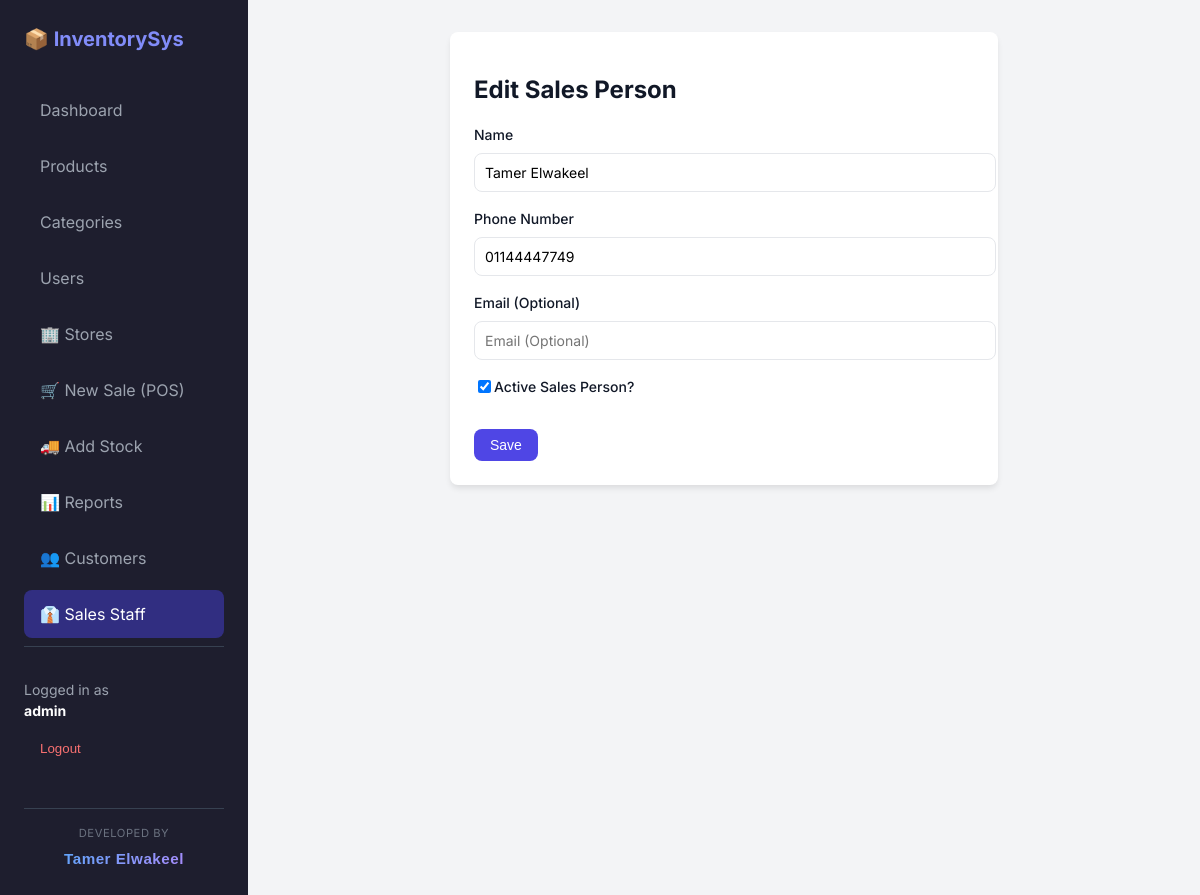
/salespeople/1/edit/ (signed in), run on the app's committed database.
### inventory/models.py (models this page shows, shortened)
class SalesPerson(models.Model):
    name = models.CharField(max_length=100)
    phone = models.CharField(max_length=20, unique=True)
    email = models.EmailField(blank=True, null=True)
    is_active = models.BooleanField(default=True)

### inventory/views.py (the view)
# urls.py: path('salespeople/<int:pk>/edit/', views.salesperson_update, name='salesperson_update'),
@user_passes_test(lambda u: u.is_superuser)
def salesperson_update(request, pk):
    p = get_object_or_404(SalesPerson, pk=pk)
    if request.method == 'POST':
        form = SalesPersonForm(request.POST, instance=p)
        if form.is_valid():
            form.save()
            return redirect('salesperson_list')
    else:
        form = SalesPersonForm(instance=p)
    return render(request, 'inventory/salesperson_form.html', {'form': form, 'title': 'Edit Sales Person'})

### inventory/forms.py
class SalesPersonForm(forms.ModelForm):
    class Meta:
        model = SalesPerson
        fields = ['name', 'phone', 'email', 'is_active']
        widgets = {
            'name': forms.TextInput(attrs={'class': 'form-input', 'placeholder': 'Full Name'}),
            'phone': forms.TextInput(attrs={'class': 'form-input', 'placeholder': 'Phone Number'}),
            'email': forms.EmailInput(attrs={'class': 'form-input', 'placeholder': 'Email (Optional)'}),
            'is_active': forms.CheckboxInput(attrs={'class': 'form-checkbox h-5 w-5'}),
        }

### templates/inventory/salesperson_form.html (shortened to what this page needs)
{% extends 'base.html' %}
{% block content %}
<div class="card" style="max-width: 500px; margin: 0 auto;">
    <h1 class="mb-4" style="font-size: 1.5rem; font-weight: 700;">{{ title }}</h1>
    <form method="post">
        <div class="form-group">
            <label class="form-label">Name</label>
            {{ form.name }}
        </div>
        <div class="form-group">
            <label class="form-label">Phone Number</label>
            {{ form.phone }}
        </div>
        <div class="form-group">
            <label class="form-label">Email (Optional)</label>
            {{ form.email }}
        </div>
        <div class="form-group flex items-center gap-2">
            {{ form.is_active }}
            <label class="form-label" style="margin-bottom: 0;">Active Sales Person?</label>
        </div>
        <button type="submit" class="btn btn-primary w-full" style="margin-top: 1rem;">Save</button>
    </form>
</div>
{% endblock %}

### templates/base.html (shortened to what this page needs)
{% load static %}
<!DOCTYPE html>
<html lang="en">
<head>
    <link rel="stylesheet" href="{% static 'css/style.css' %}">
</head>
<body>
    <div class="layout">
        <aside class="sidebar">
            <div class="sidebar-title">📦 InventorySys</div>
            <nav>
                <a href="{% url 'dashboard' %}"
                    class="nav-link {% if request.resolver_match.url_name == 'dashboard' %}active{% endif %}">
                    Dashboard
                </a>
                <a href="{% url 'product_list' %}"
                    class="nav-link {% if 'product' in request.resolver_match.url_name %}active{% endif %}">
                    Products
                </a>
                <a href="{% url 'category_list' %}"
                    class="nav-link {% if 'category' in request.resolver_match.url_name %}active{% endif %}">
                    Categories
                </a>
                {% if request.user.is_superuser %}
                <a href="{% url 'user_list' %}"
                    class="nav-link {% if 'user' in request.resolver_match.url_name %}active{% endif %}">Users</a>
                <a href="{% url 'store_list' %}"
                    class="nav-link {% if 'store' in request.resolver_match.url_name %}active{% endif %}">🏢 Stores</a>
                {% endif %}
                <a href="{% url 'pos' %}"
                    class="nav-link {% if 'pos' in request.resolver_match.url_name %}active{% endif %}">
                    🛒 New Sale (POS)
                </a>
                <a href="{% url 'purchase' %}"
                    class="nav-link {% if 'purchase' in request.resolver_match.url_name %}active{% endif %}">
                    🚚 Add Stock
                </a>
                <a href="{% url 'reports' %}"
                    class="nav-link {% if 'reports' in request.resolver_match.url_name %}active{% endif %}">
                    📊 Reports
                </a>
                <a href="{% url 'customer_list' %}"
                    class="nav-link {% if 'customer' in request.resolver_match.url_name %}active{% endif %}">
                    👥 Customers
                </a>
                <a href="{% url 'salesperson_list' %}"
                    class="nav-link {% if 'salesperson' in request.resolver_match.url_name %}active{% endif %}">
                    👔 Sales Staff
                </a>
            </nav>
            <div style="margin-top: auto; padding-top: 2rem; border-top: 1px solid #374151;">
                <div style="font-size: 0.875rem; color: #9CA3AF;">
                    Logged in as <br>
                    <strong style="color: white;">{{ request.user.username }}</strong>
                </div>
                <form action="{% url 'logout' %}" method="post" style="margin-top: 0.5rem;">
                    <button type="submit" class="nav-link"
                        style="background: none; border: none; padding: 0.75rem 1rem; color: #F87171; width: 100%; text-align: left; cursor: pointer;">
                        Logout
                    </button>
                </form>
            </div>
            <div style="margin-top: 2rem; padding-top: 1rem; border-top: 1px solid #374151; text-align: center;">
                <span
                    style="display: block; font-size: 0.7rem; color: #6B7280; text-transform: uppercase; letter-spacing: 0.05em; margin-bottom: 0.25rem;">Developed
                    By</span>
                <span
                    style="background: linear-gradient(135deg, #60A5FA 0%, #A78BFA 100%); -webkit-background-clip: text; -webkit-text-fill-color: transparent; font-weight: 800; font-size: 0.95rem; font-family: sans-serif; letter-spacing: 0.5px;">Tamer
                    Elwakeel</span>
            </div>
        </aside>
        <main class="main-content">
            {% block content %}{% endblock %}
        </main>
    </div>
</body>
</html>

### static/css/style.css (style rules this page uses)
:root { --primary-color: #4F46E5; --primary-hover: #4338CA; --secondary-color: #64748B; --success-color: #10B981; --danger-color: #EF4444; --warning-color: #F59E0B; --bg-body: #F3F4F6; --bg-card: #FFFFFF; --text-main: #111827; --text-muted: #6B7280; --border-color: #E5E7EB; --shadow-sm: 0 1px 2px 0 rgba(0, 0, 0, 0.05); --shadow-md: 0 4px 6px -1px rgba(0, 0, 0, 0.1); --shadow-lg: 0 10px 15px -3px rgba(0, 0, 0, 0.1); --radius: 0.5rem; }
body { font-family: 'Inter', sans-serif; color: var(--text-main); background-color: var(--bg-body); margin: 0; line-height: 1.5; }
.layout { display: flex; min-height: 100vh; }
.sidebar { width: 200px; background-color: #1E1E2E; color: white; padding: 1.5rem; display: flex; flex-direction: column; }
.sidebar-title { font-size: 1.25rem; font-weight: 700; margin-bottom: 2rem; color: #818CF8; }
.nav-link { display: block; padding: 0.75rem 1rem; color: #9CA3AF; text-decoration: none; border-radius: var(--radius); margin-bottom: 0.5rem; transition: all 0.2s; }
.nav-link:hover, .nav-link.active { background-color: #312E81; color: white; }
.main-content { flex: 1; padding: 2rem; overflow-y: auto; }
.card { background-color: var(--bg-card); border-radius: var(--radius); padding: 1.5rem; box-shadow: var(--shadow-md); margin-bottom: 1.5rem; }
.btn { display: inline-flex; align-items: center; padding: 0.5rem 1rem; border-radius: var(--radius); font-weight: 500; text-decoration: none; cursor: pointer; border: none; transition: background-color 0.2s; font-size: 0.875rem; }
.btn-primary { background-color: var(--primary-color); color: white; }
.form-group { margin-bottom: 1rem; }
.form-label { display: block; margin-bottom: 0.5rem; font-weight: 500; font-size: 0.875rem; }
.form-input, .form-select, .form-textarea, .form-file { width: 100%; padding: 0.625rem; border: 1px solid var(--border-color); border-radius: var(--radius); font-family: inherit; font-size: 0.875rem; }
.flex { display: flex; }
.items-center { align-items: center; }
.mb-4 { margin-bottom: 1rem; }

### data on the page
SalesPerson: name "Tamer Elwakeel", phone "01144447749", is_active "☑"

### other printed values
{{ request.user.username }} "admin"
{{ title }} "Edit Sales Person"
